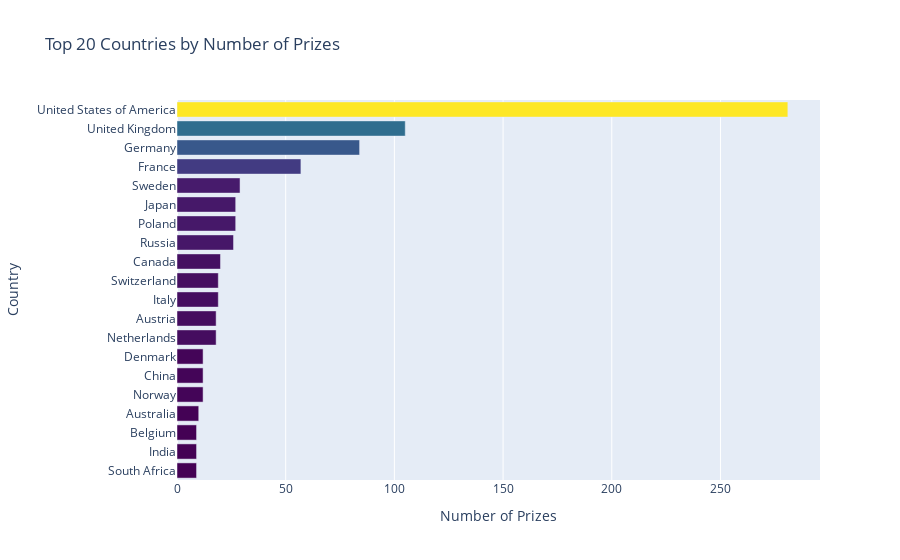

The notebook cell saved with this chart:
### Markdown cell above
# Use a Choropleth Map to Show the Number of Prizes Won by Country

* Create this choropleth map using [the plotly documentation](https://plotly.com/python/choropleth-maps/):

<img src=https://i.imgur.com/s4lqYZH.png>

* Experiment with [plotly's available colours](https://plotly.com/python/builtin-colorscales/). I quite like the sequential colour `matter` on this map. 

Hint: You'll need to use a 3 letter country code for each country.

### Code cell
h_bar = px.bar(x=top20_countries.prize,
               y=top20_countries.birth_country_current,
               orientation='h',
               color=top20_countries.prize,
               color_continuous_scale='Viridis',
               title='Top 20 Countries by Number of Prizes')
 
h_bar.update_layout(xaxis_title='Number of Prizes', 
                    yaxis_title='Country',
                    coloraxis_showscale=False)

h_bar.update_yaxes(autorange="reversed")
h_bar.show()

### Figure 1 — Plotly figure (JSON) as saved in the notebook; plotly's stock layout.template omitted (floating-point values rounded to 4 significant figures)
{"data": [{"alignmentgroup": "True", "hovertemplate": "x=%{x}<br>y=%{y}<br>color=%{marker.color}<extra></extra>", "legendgroup": "", "marker": {"color": [281, 105, 84, 57, 29, 27, 27, 26, 20, 19, 19, 18, 18, 12, 12, 12, 10, 9, 9, 9], "coloraxis": "coloraxis", "pattern": {"shape": ""}}, "name": "", "offsetgroup": "", "orientation": "h", "showlegend": false, "textposition": "auto", "type": "bar", "x": [281, 105, 84, 57, 29, 27, 27, 26, 20, 19, 19, 18, 18, 12, 12, 12, 10, 9, 9, 9], "xaxis": "x", "y": ["United States of America", "United Kingdom", "Germany", "France", "Sweden", "Japan", "Poland", "Russia", "Canada", "Switzerland", "Italy", "Austria", "Netherlands", "Denmark", "China", "Norway", "Australia", "Belgium", "India", "South Africa"], "yaxis": "y"}], "layout": {"barmode": "relative", "coloraxis": {"colorbar": {"title": {"text": "color"}}, "colorscale": [[0, "#440154"], [0.1111, "#482878"], [0.2222, "#3e4989"], [0.3333, "#31688e"], [0.4444, "#26828e"], [0.5556, "#1f9e89"], [0.6667, "#35b779"], [0.7778, "#6ece58"], [0.8889, "#b5de2b"], [1, "#fde725"]], "showscale": false}, "legend": {"tracegroupgap": 0}, "title": {"text": "Top 20 Countries by Number of Prizes"}, "xaxis": {"anchor": "y", "domain": [0, 1], "title": {"text": "Number of Prizes"}}, "yaxis": {"anchor": "x", "autorange": "reversed", "domain": [0, 1], "title": {"text": "Country"}}}}
